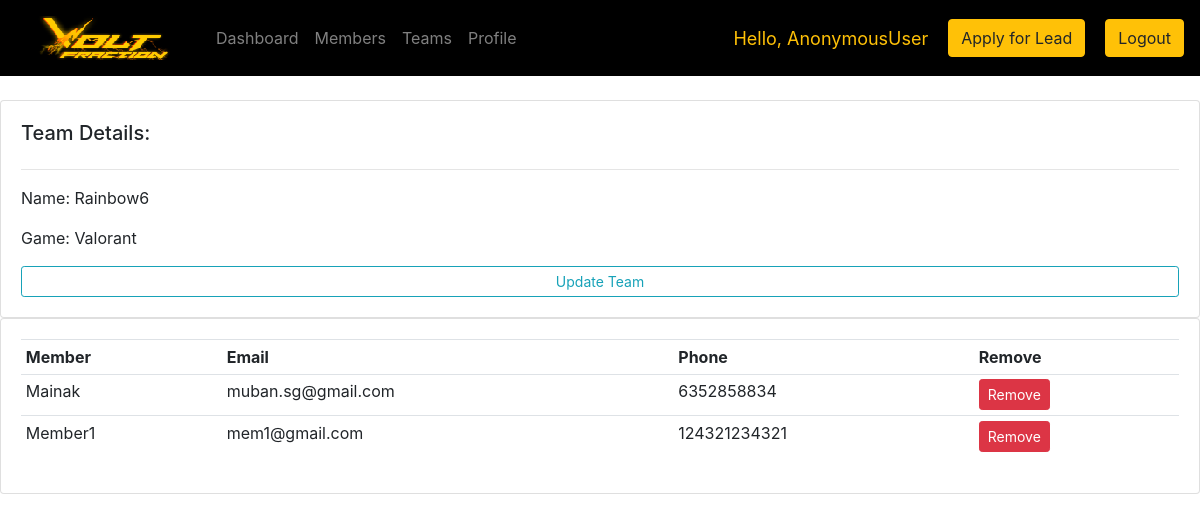
The app's page /team/1/ with its own data.
### accounts/models.py (models this page shows, shortened)
class Team(models.Model):
	name = models.CharField(max_length=200, null=True)
	game = models.ForeignKey(Game, null=True, on_delete=models.CASCADE)
	members = models.ManyToManyField(Member)

class Game(models.Model):
	name = models.CharField(max_length=200, null=True)
	def __str__(self):
		return self.name

class Member(models.Model):
	name = models.CharField(max_length=200, null=True, unique = True)
	college = models.CharField(max_length=200, null=True)
	email = models.EmailField(max_length=255, null=True,unique=True)
	phone = models.CharField(max_length=200, null=True, unique = True)
	mem_id=models.UUIDField(unique=True, default=uuid.uuid4, editable=False) #want to generate new unique id from this field
	date_created = models.DateTimeField(auto_now_add=True, null=True)

### accounts/views.py (the view)
# urls.py: path('team/<str:pk>/', views.team, name="team"),
def team(request,pk):
	team = Team.objects.get(id=pk)
	context={'team':team,}
	return render(request, 'accounts/team.html', context)

### accounts/templates/accounts/team.html
{% extends 'accounts/main.html' %}
{% block content %}
<br>
<div class="row">
	<div class="col-md">
		<div class="card card-body">
			<h5>Team Details: </h5>
			<hr>
			<p>Name: {{team.name}}</p>
			<p>Game: {{team.game}}</p>
			<a class="btn btn-outline-info  btn-sm btn-block" href="">Update Team</a>
		</div>
	</div>
</div>
<div class="row">
	<div class="col-md">
		<div class="card card-body">
			<table class="table table-sm">
				<tr>
					<th>Member</th>
					<th>Email</th>
					<th>Phone</th>
					<th>Remove</th>
				</tr>
				{% for i in team.members.all %}
						<tr>
							<td>{{i.name}}</td>
							<td>{{i.email}}</td>
							<td>{{i.phone}}</td>
							<td><a class="btn btn-sm btn-danger" href="#">Remove</a></td>
						</tr>
				{% endfor %}
			</table>
		</div>
	</div>
</div>
<br>
{% endblock %}

### records on screen
Team: name "Rainbow6", game "Valorant"
Member: name "Mainak", email "muban.sg@gmail.com", phone "6352858834"
Member: name "Member1", email "mem1@gmail.com", phone "124321234321"

### other values on screen
{{ request.user }} "AnonymousUser"
